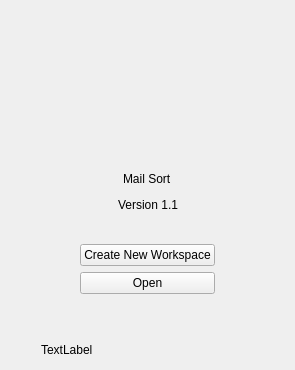
      <widget class="QWidget" name="launchPage">
       <layout class="QVBoxLayout" name="verticalLayout_18">
        <property name="leftMargin">
         <number>0</number>
        </property>
        <property name="topMargin">
         <number>0</number>
        </property>
        <property name="rightMargin">
         <number>0</number>
        </property>
        <property name="bottomMargin">
         <number>0</number>
        </property>
        <item>
         <layout class="QVBoxLayout" name="verticalLayout_16" stretch="0,0,0,0,0,0,0">
          <property name="spacing">
           <number>6</number>
          </property>
          <item>
           <layout class="QHBoxLayout" name="horizontalLayout_13">
            <item>
             <spacer name="horizontalSpacer_12">
              <property name="orientation">
               <enum>Qt::Horizontal</enum>
              </property>
              <property name="sizeHint" stdset="0">
               <size>
                <width>40</width>
                <height>166</height>
               </size>
              </property>
             </spacer>
            </item>
            <item alignment="Qt::AlignBottom">
             <widget class="QLabel" name="launchTitleImage">
              <property name="maximumSize">
               <size>
                <width>16777215</width>
                <height>166</height>
               </size>
              </property>
              <property name="text">
               <string/>
              </property>
              <property name="pixmap">
               <pixmap>images/logo.png</pixmap>
              </property>
             </widget>
            </item>
            <item>
             <spacer name="horizontalSpacer_13">
              <property name="orientation">
               <enum>Qt::Horizontal</enum>
              </property>
              <property name="sizeHint" stdset="0">
               <size>
                <width>40</width>
                <height>20</height>
               </size>
              </property>
             </spacer>
            </item>
           </layout>
          </item>
          <item>
           <layout class="QHBoxLayout" name="horizontalLayout_15">
            <item>
             <spacer name="horizontalSpacer_14">
              <property name="orientation">
               <enum>Qt::Horizontal</enum>
              </property>
              <property name="sizeHint" stdset="0">
               <size>
                <width>40</width>
                <height>20</height>
               </size>
              </property>
             </spacer>
            </item>
            <item alignment="Qt::AlignTop">
             <widget class="QLabel" name="launchLabelTitle">
              <property name="text">
               <string>Mail Sort</string>
              </property>
             </widget>
            </item>
            <item>
             <spacer name="horizontalSpacer_15">
              <property name="orientation">
               <enum>Qt::Horizontal</enum>
              </property>
              <property name="sizeHint" stdset="0">
               <size>
                <width>40</width>
                <height>20</height>
               </size>
              </property>
             </spacer>
            </item>
           </layout>
          </item>
          <item>
           <layout class="QHBoxLayout" name="horizontalLayout_17">
            <item>
             <spacer name="horizontalSpacer_18">
              <property name="orientation">
               <enum>Qt::Horizontal</enum>
              </property>
              <property name="sizeHint" stdset="0">
               <size>
                <width>40</width>
                <height>20</height>
               </size>
              </property>
             </spacer>
            </item>
            <item alignment="Qt::AlignTop">
             <widget class="QLabel" name="label">
              <property name="text">
               <string>Version 1.1</string>
              </property>
             </widget>
            </item>
            <item>
             <spacer name="horizontalSpacer_19">
              <property name="orientation">
               <enum>Qt::Horizontal</enum>
              </property>
              <property name="sizeHint" stdset="0">
               <size>
                <width>40</width>
                <height>20</height>
               </size>
              </property>
             </spacer>
            </item>
           </layout>
          </item>
          <item>
           <spacer name="verticalSpacer_8">
            <property name="orientation">
             <enum>Qt::Vertical</enum>
            </property>
            <property name="sizeType">
             <enum>QSizePolicy::Fixed</enum>
            </property>
            <property name="sizeHint" stdset="0">
             <size>
              <width>20</width>
              <height>20</height>
             </size>
            </property>
           </spacer>
          </item>
          <item>
           <layout class="QHBoxLayout" name="horizontalLayout_16" stretch="2,3,2">
            <item>
             <spacer name="horizontalSpacer_16">
              <property name="orientation">
               <enum>Qt::Horizontal</enum>
              </property>
              <property name="sizeType">
               <enum>QSizePolicy::Expanding</enum>
              </property>
              <property name="sizeHint" stdset="0">
               <size>
                <width>80</width>
                <height>20</height>
               </size>
              </property>
             </spacer>
            </item>
            <item>
             <layout class="QVBoxLayout" name="verticalLayout_19" stretch="0,0,0">
              <item alignment="Qt::AlignTop">
               <widget class="QPushButton" name="launchBtnNewWorkspace">
                <property name="text">
                 <string>Create New Workspace</string>
                </property>
               </widget>
              </item>
              <item alignment="Qt::AlignTop">
               <widget class="QPushButton" name="launchBtnOpenWorkspace">
                <property name="text">
                 <string>Open</string>
                </property>
               </widget>
              </item>
              <item>
               <spacer name="verticalSpacer_7">
                <property name="orientation">
                 <enum>Qt::Vertical</enum>
                </property>
                <property name="sizeHint" stdset="0">
                 <size>
                  <width>20</width>
                  <height>40</height>
                 </size>
                </property>
               </spacer>
              </item>
             </layout>
            </item>
            <item>
             <spacer name="horizontalSpacer_17">
              <property name="orientation">
               <enum>Qt::Horizontal</enum>
              </property>
              <property name="sizeType">
               <enum>QSizePolicy::Expanding</enum>
              </property>
              <property name="sizeHint" stdset="0">
               <size>
                <width>80</width>
                <height>20</height>
               </size>
              </property>
             </spacer>
            </item>
           </layout>
          </item>
          <item>
           <layout class="QHBoxLayout" name="horizontalLayout_26">
            <item>
             <spacer name="horizontalSpacer_23">
              <property name="orientation">
               <enum>Qt::Horizontal</enum>
              </property>
              <property name="sizeType">
               <enum>QSizePolicy::Fixed</enum>
              </property>
              <property name="sizeHint" stdset="0">
               <size>
                <width>10</width>
                <height>20</height>
               </size>
              </property>
             </spacer>
            </item>
            <item alignment="Qt::AlignBottom">
             <widget class="QLabel" name="launchWarningIconLabel">
              <property name="maximumSize">
               <size>
                <width>25</width>
                <height>25</height>
               </size>
              </property>
              <property name="text">
               <string/>
              </property>
              <property name="pixmap">
               <pixmap>images/warning_icon.png</pixmap>
              </property>
             </widget>
            </item>
            <item>
             <widget class="QLabel" name="launchWarningLabelDescription">
              <property name="text">
               <string>TextLabel</string>
              </property>
             </widget>
            </item>
           </layout>
          </item>
          <item>
           <spacer name="verticalSpacer_21">
            <property name="orientation">
             <enum>Qt::Vertical</enum>
            </property>
            <property name="sizeType">
             <enum>QSizePolicy::Fixed</enum>
            </property>
            <property name="sizeHint" stdset="0">
             <size>
              <width>20</width>
              <height>10</height>
             </size>
            </property>
           </spacer>
          </item>
         </layout>
        </item>
       </layout>
      </widget>
